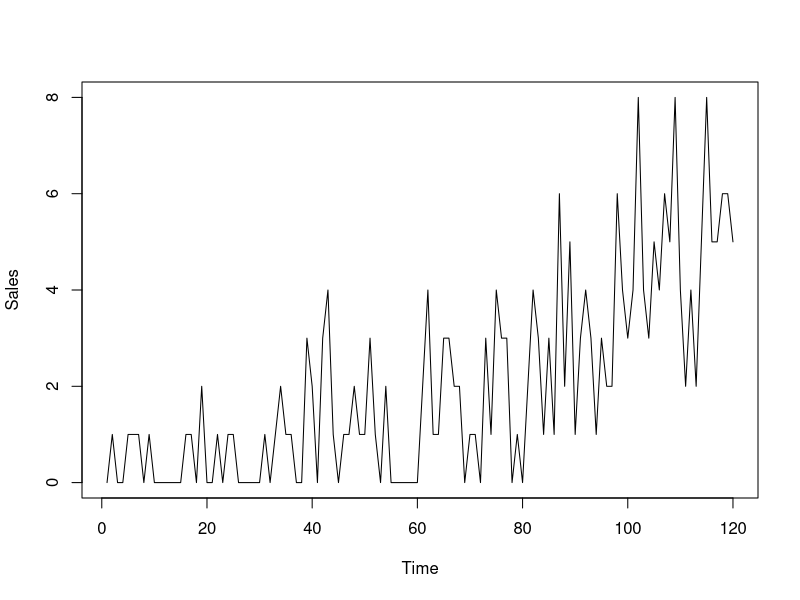

Reproduce this figure in R. (Note: this script raises an error after producing the figure.)
## ---- chunk 1
set.seed(41)
y <- ts(c(rpois(20,0.25), rpois(20,0.5), rpois(20,1),
          rpois(20,2), rpois(20,3), rpois(20,5)))
## ---- chunk 2
# load("data/oETSData.Rdata")
## ---- chunk 3
plot(y, ylab="Sales")
## ---- chunk 4
oETSFModel <- oes(y, h=10, holdout=TRUE,
                  occurrence="fixed")
oETSFModel
## ---- chunk 5
plot(oETSFModel, 7)
## ---- chunk 6
oETSOModel <- oes(y, model="MMN", h=10, holdout=TRUE,
                  occurrence="odds-ratio")
oETSOModel
## ---- chunk 7
plot(oETSOModel, 7)
## ---- chunk 8
oETSIModel <- oes(y, model="MMN", h=10, holdout=TRUE,
                  occurrence="inverse-odds-ratio")
oETSIModel
## ---- chunk 9
plot(oETSIModel, 7)
## ---- chunk 10
    knitr::asis_output('\\begin{equation}')
if(knitr:::is_latex_output()){
    knitr::asis_output('\\resizebox{0.85\\textwidth}{!}{$')
}
## ---- chunk 11
if(knitr:::is_latex_output()){
    knitr::asis_output('$}')
}
    knitr::asis_output('(\\#eq:probabilityFunction)')
    knitr::asis_output('\\end{equation}')
## ---- chunk 12
oETSGModel <- oesg(y, modelA="MNN", modelB="AAN",
                   h=10, holdout=TRUE)
oETSGModel
## ---- chunk 13
plot(oETSGModel, 7)
## ---- chunk 14
oETSGModel$modelA
## ---- chunk 15
oETSDModel <- oes(y, model="MMN", h=10, holdout=TRUE,
                  occurrence="direct")
oETSDModel
## ---- chunk 16
plot(oETSDModel, 7)
## ---- chunk 17
pFix <- ts(rep(0.5, 10000))

set.seed(41)
pOdds <- sim.oes("MNN", obs=10000, persistence=0.4, occurrence="odds",initial=1,
                 randomizer="rlnorm", meanlog=-0.5*0.1^2, sdlog=0.1)
set.seed(41)
pInv <- sim.oes("MNN", obs=10000, persistence=0.4, occurrence="inverse",initial=1,
                randomizer="rlnorm", meanlog=-0.5*0.1^2, sdlog=0.1)
set.seed(41)
pDir <- sim.oes("MNN", obs=10000, persistence=0.4, occurrence="direct",initial=0.5,
                randomizer="rlnorm", meanlog=-0.5*0.1^2, sdlog=0.1)
set.seed(41)
pGenA <- sim.oes("MNN", obs=10000, persistence=0.2, occurrence="general", initial=1,
                randomizer="rlnorm", meanlog=-0.5*0.1^2, sdlog=0.1,
                initialB=1, persistenceB=0.4)
set.seed(41)
pGenB <- sim.oes("MNN", obs=10000, persistence=0.4, occurrence="general", initial=1,
                randomizer="rlnorm", meanlog=-0.5*0.1^2, sdlog=0.1,
                initialB=1, persistenceB=0.2)

par(mfcol=c(3,2), mar=c(2,2,3,1))
plot(pFix, ylim=c(0,1), ylab="Probability", main="Fixed probability")
plot(pOdds, ylim=c(0,1), ylab="Probability", main="Odds ratio")
plot(pInv, ylim=c(0,1), ylab="Probability", main="Inverse Odds ratio")
plot(pDir, ylim=c(0,1), ylab="Probability", main="Direct probability")
plot(pGenA, ylim=c(0,1), ylab="Probability", main="General model, example 1")
plot(pGenB, ylim=c(0,1), ylab="Probability", main="General model, example 2")
## ---- chunk 18
plot(rbinom(100, 1, 0.3), type="h",
     xlab="Time", ylab="Sales")
## ---- chunk 19
# Assumption | Differential Entropy
# Normal distribution
entropiesTable <- c("$\\epsilon_t \\sim \\mathcal{N}(0, \\sigma^2)$",
                    "$\\frac{1}{2}\\left(\\log(2\\pi\\sigma^2)+1\\right)$",
                    # Laplace distribution
                    "$\\epsilon_t \\sim \\mathcal{L}(0, s)$",
                    "$1+\\log(2s)$",
                    # S distribution
                    "$\\epsilon_t \\sim \\mathcal{S}(0, s)$",
                    "$2+2\\log(2s)$",
                    # GN distribution
                    "$\\epsilon_t \\sim \\mathcal{GN}(0, s, \\beta)$",
                    "$\\beta^{-1}-\\log\\left(\\frac{\\beta}{2s\\Gamma\\left(\\beta^{-1}\\right)}\\right)$",
                    # Asymmetric Laplace distribution
                    # "$\\epsilon_t \\sim \\mathcal{ALaplace}(0, s, \\alpha)$",
                    # "$1+\\log(2s)$",
                    # IG distribution
                    "$1+\\epsilon_t \\sim \\mathcal{IG}(1, \\sigma^2)$",
                    "$\\frac{1}{2}\\left(\\log \\left(\\pi e \\sigma^2\\right) -\\log(2) \\right)$",
                    # Gamma distribution
                    "$1+\\epsilon_t \\sim \\mathcal{\\Gamma}(\\sigma^{-2}, \\sigma^2)$",
                    "$\\sigma^{-2} + \\log \\Gamma\\left(\\sigma^{-2} \\right) + \\left(1-\\sigma^{-2}\\right)\\psi\\left(\\sigma^{-2}\\right)$",
                    # logN distribution
                    "$1+\\epsilon_t \\sim \\mathrm{log}\\mathcal{N}\\left(-\\frac{\\sigma^2}{2}, \\sigma^2\\right)$",
                    "$\\frac{1}{2}\\left(\\log(2\\pi\\sigma^2)+1\\right)-\\frac{\\sigma^2}{2}$"
)
entropiesTable <- matrix(entropiesTable, 7, 2, byrow=TRUE,
                         dimnames=list(c("\\textbf{Normal}","\\textbf{Laplace}","\\textbf{S}",
                                         "\\textbf{Generalised Normal}",
                                         # "\\textbf{Asymmetric Laplace}",
                                         "\\textbf{Inverse Gaussian}","\\textbf{Gamma}","\\textbf{Log-Normal}"),
                                       c("\\textbf{Assumption}","\\textbf{Differential Entropy}")))
kableTable <- kableExtra::kable(entropiesTable, escape=FALSE, caption="Differential entropies for different distributions. $\\Gamma(\\cdot)$ is the Gamma function, while $\\psi(\\cdot)$ is the digamma function.",
                                col.names=c("Assumption","Differential Entropy"), label="differentialEntropy")
kableExtra::kable_styling(kableTable, font_size=12, protect_latex=TRUE, latex_options="scale_down")
## ---- chunk 20
    knitr::asis_output('\\begin{equation}')
if(knitr:::is_latex_output()){
    knitr::asis_output('\\resizebox{0.85\\textwidth}{!}{$')
}
## ---- chunk 21
if(knitr:::is_latex_output()){
    knitr::asis_output('$}')
}
    knitr::asis_output('(\\#eq:VarianceOfProduct)')
    knitr::asis_output('\\end{equation}')
## ---- chunk 22
    knitr::asis_output('\\begin{equation}')
if(knitr:::is_latex_output()){
    knitr::asis_output('\\resizebox{0.85\\textwidth}{!}{$')
}
## ---- chunk 23
if(knitr:::is_latex_output()){
    knitr::asis_output('$}')
}
    knitr::asis_output('(\\#eq:iETSConditionalVariance01)')
    knitr::asis_output('\\end{equation}')
## ---- chunk 24
adamiETSy <- vector("list",4)
adamiETSy[[1]] <- adam(y, "MMdN", h=10, holdout=TRUE,
                       occurrence="odds-ratio")
adamiETSy[[2]] <- adam(y, "MMdN", h=10, holdout=TRUE,
                       occurrence="inverse-odds-ratio")
adamiETSy[[3]] <- adam(y, "MMdN", h=10, holdout=TRUE,
                       occurrence="direct")
adamiETSy[[4]] <- adam(y, "MMdN", h=10, holdout=TRUE,
                       occurrence="general")
adamiETSyAICcs <-
    setNames(sapply(adamiETSy,AICc),
             c("odds-ratio", "inverse-odds-ratio",
               "direct", "general"))
adamiETSyAICcs
## ---- chunk 25
i <- which.min(adamiETSyAICcs)
par(mfcol=c(2,1), mar=c(2,2,2,1))
plot(adamiETSy[[i]],7)
plot(adamiETSy[[i]]$occurrence,7)
## ---- chunk 26
adamiETSy[[i]]$occurrence
## ---- chunk 27
oETSModel <- oes(y, "MMdN", h=10, holdout=TRUE,
                 occurrence=names(adamiETSyAICcs)[i])
adamiARIMA <- adam(y, "NNN", h=10, holdout=TRUE,
                   occurrence=oETSModel,
                   orders=c(1,1,2),
                   distribution="dlnorm")
adamiARIMA
## ---- chunk 28
adamiETSy[[i]] <- adam(y, "MMdN", h=10, holdout=TRUE,
                       occurrence=oETSModel)
adamiETSy[[i]]
## ---- chunk 29
forecast(adamiETSy[[i]], h=10,
         interval="prediction", nsim=10000) |>
    plot()
